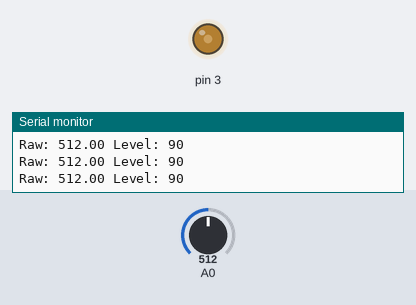
Bench run of a sketch on a simulated Arduino Uno, built with avr-gcc and run on an emulated ATmega328P. On the bench: output pins drawn as LEDs (lit = HIGH), the last lines printed to the serial monitor. The inputs (shaded band) are chosen by the test bench; at power-on: A0 = 512.

Above: at 1.2 s.
1.3 s: A0 set to 716
At 2.4 s:
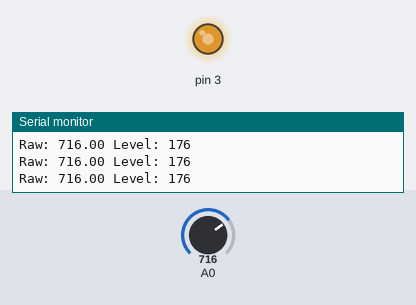
2.8 s: A0 set to 985
At 3.4 s:
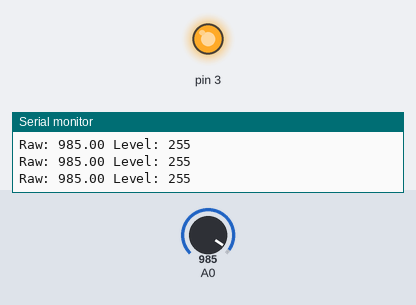
4.3 s: A0 set to 1015
7.3 s: A0 set to 0
At 8.4 s:
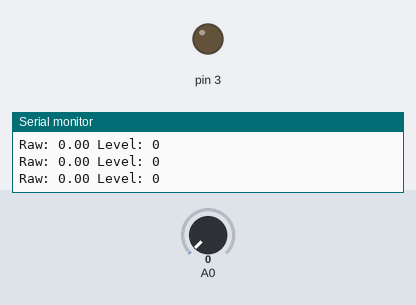
8.8 s: A0 set to 8
11.8 s: A0 set to 11
Timing chart, 0 to 14.8 s (numbered marks = the images above; inputs shaded):
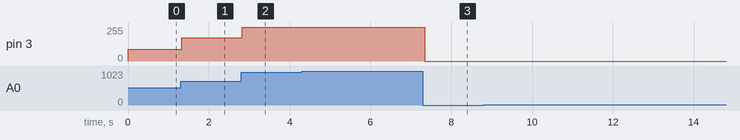

Measured:
- after the input at 1.3 s, pin 3: 90/255 → 176/255 at once
- after the input at 2.8 s, pin 3: 176/255 → 255/255 at once
- after the input at 7.3 s, pin 3: 255/255 → 0/255 at once

The sketch:

SerialLight.ino
```cpp
void setup() {
  Serial.begin(9600);
  pinMode(3, OUTPUT);
}

void loop() {
  float light = analogRead(A0);

  int level = map(light, 300, 900, 0, 255);

  level = constrain(level, 0 ,255);

  Serial.print("Raw: ");
  Serial.print(light);
  Serial.print(" Level: ");
  Serial.println(level);

  delay(10);

  analogWrite(3, level);
}
```
